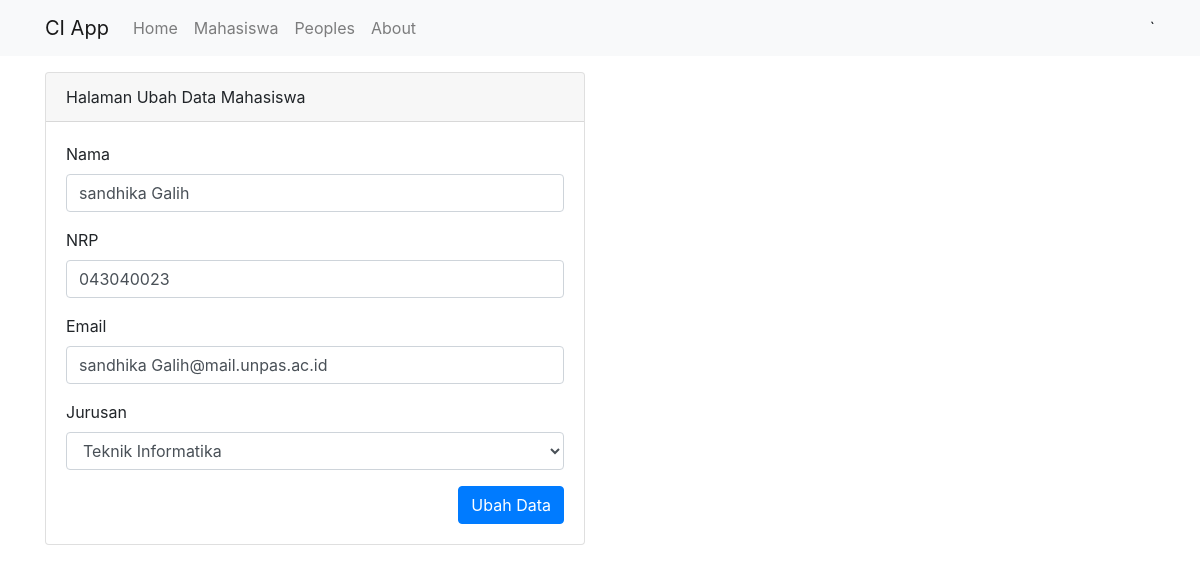
/mahasiswa/ubah/2, run on an earlier commit of the app's database.
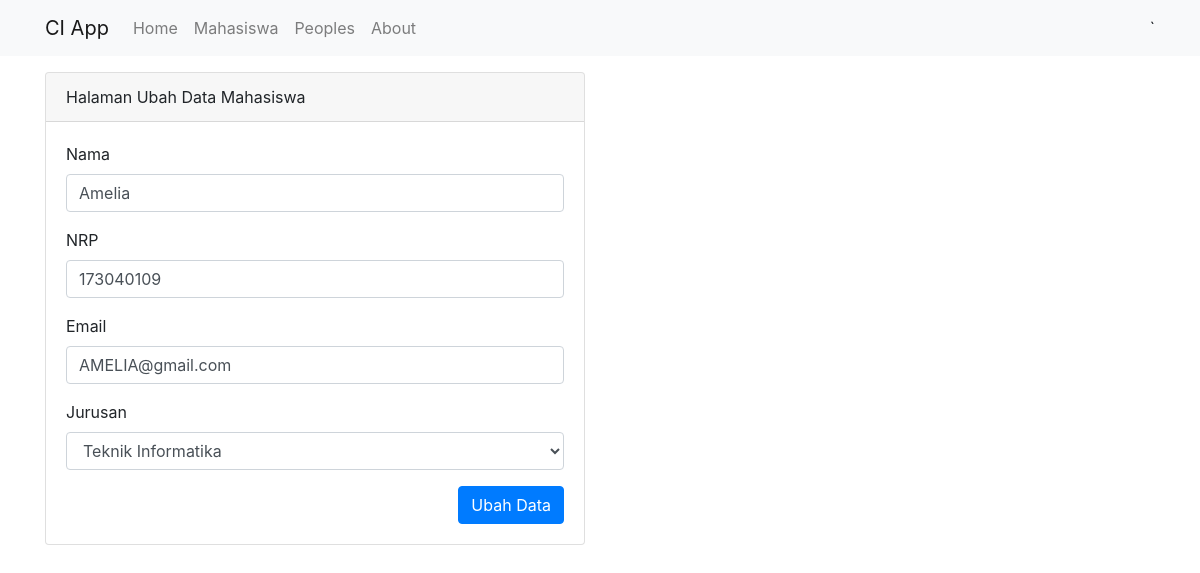
And on a later commit of the database.
### tables this page shows
CREATE TABLE `mahasiswa` (
  `id` int(250) NOT NULL,
  `nama` varchar(100) NOT NULL,
  `nrp` varchar(100) NOT NULL,
  `email` varchar(100) NOT NULL,
  `jurusan` varchar(100) NOT NULL
);

### application/controllers/Mahasiswa.php (called while the page is built, shortened)
<?php
class Mahasiswa extends CI_Controller
{
    public function __construct(){
        $this->load->model('Mahasiswa_model');
        $this->load->library('form_validation');
    }
    public function ubah($id){
        $data['judul'] = 'Form Ubah Data Mahasiswa';
        $data['mahasiswa'] = $this->Mahasiswa_model->getMahasiswaById($id);
        $data['jurusan'] = ['Teknik Informatika', 'Teknik Mesin', 'Teknik Planologi', 'Teknik Pangan', 'Teknik Lingkungan'];
        $this->form_validation->set_rules('nama', 'Nama', 'required');
        $this->form_validation->set_rules('nrp', 'NRP', 'required|numeric');
        $this->form_validation->set_rules('email', 'Email', 'required|valid_email');
        if ($this->form_validation->run() == false) {
            $this->load->view('templates/header', $data);
            $this->load->view('mahasiswa/ubah', $data);
            $this->load->view('templates/footer');
        } else {
            $this->Mahasiswa_model->ubahDataMahasiswa();
            $this->session->set_flashdata('flash', 'Diubah');
            redirect('mahasiswa');
        }
    }
}

### index.php (called while the page is built, shortened)
<?php
require_once BASEPATH.'core/CodeIgniter.php';

### application/models/Mahasiswa_model.php (called while the page is built, shortened)
<?php
class Mahasiswa_model extends CI_model {
    public function getMahasiswaById($id){
        return $this->db->get_where('mahasiswa', ['id' => $id])->row_array();
    }
}

### application/views/mahasiswa/ubah.php (the view, shortened to what this page needs)
<div class="container">
    <div class="row mt-3">
        <div class="col-md-6">
            <div class="card">
                <div class="card-header">
                    Halaman Ubah Data Mahasiswa
                </div>
                <div class="card-body">
                    <form action="" method="post">
                        <div class="form-group">
                            <label for="nama">Nama</label>
                            <input type="text" name="nama" class="form-control" id="nama" value="<?= $mahasiswa['nama']; ?>">
                        </div>
                        <div class="form-group">
                            <label for="nrp">NRP</label>
                            <input type="text" name="nrp" class="form-control" id="nrp" value="<?= $mahasiswa['nrp']; ?>">
                        </div>
                        <div class="form-group">
                            <label for="email">Email</label>
                            <input type="text" name="email" class="form-control" id="email" value="<?= $mahasiswa['email']; ?>">
                        </div>
                        <div class="form-group">
                            <label for="jurusan">Jurusan</label>
                            <select class="form-control" id="jurusan" name="jurusan">
                                <?php foreach( $jurusan as $j ) : ?>
                                    <?php if( $j == $mahasiswa['jurusan'] ) : ?>
                                        <option value="<?= $j; ?>" selected><?= $j; ?></option>
                                    <?php else : ?>
                                        <option value="<?= $j; ?>"><?= $j; ?></option>
                                    <?php endif; ?>
                                <?php endforeach; ?>
                            </select>
                        </div>
                        <button type="submit" name="ubah" class="btn btn-primary float-right">Ubah Data</button>
                    </form>
                </div>
            </div>
        </div>
    </div>
</div>

What changed in the data, as far as the page shows it:
changed mahasiswa "Teknik Informatika": nama "sandhika Galih" → "Amelia"; nrp "043040023" → "173040109"; email "sandhika Galih@mail.unpas.ac.id" → "AMELIA@gmail.com"
